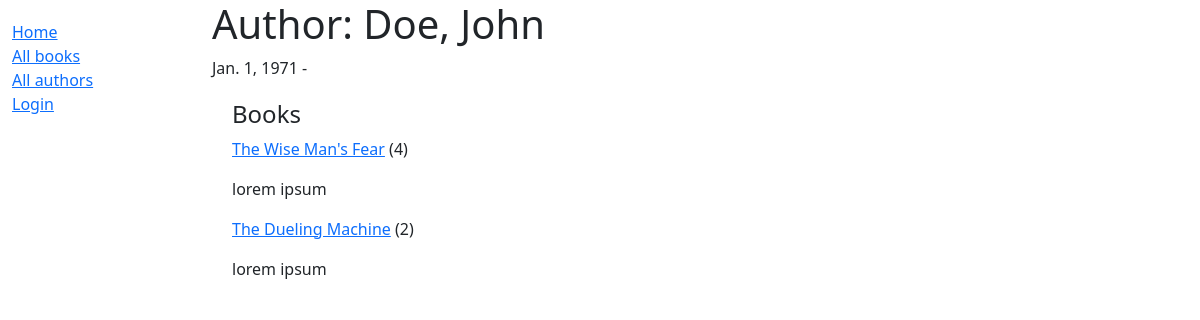
The app's page /catalog/author/1 with its own data.
### catalog/models.py (models this page shows, shortened)
class Author(models.Model):
    first_name = models.CharField(max_length=100)
    last_name = models.CharField(max_length=100)
    date_of_birth = models.DateField(null=True, blank=True)
    date_of_death = models.DateField('Died', null=True, blank=True)
    class Meta:
        ordering = ['last_name', 'first_name']
    def __str__(self):
        return f'{self.last_name}, {self.first_name}'

class Book(models.Model):
    title = models.CharField(max_length=200)
    author = models.ForeignKey('Author', on_delete=models.SET_NULL, null=True)
    summary = models.TextField(
        max_length=1000, help_text='Enter a brief description of the book')
    isbn = models.CharField('ISBN', max_length=13, unique=True,
                            help_text='13 Character <a href="https://www.isbn-international.org/content/what-isbn">ISBN number</a>')
    genre = models.ManyToManyField(
        Genre, help_text='Select a genre for this book')
    language = models.ForeignKey(
        Language, on_delete=models.SET_NULL, null=True)
    def get_absolute_url(self):
        return reverse("book-detail", args=[str(self.id)])
    def display_genre(self):
        """Create a string for the Genre. This is required to display genre in Admin."""
        return ', '.join(genre.name for genre in self.genre.all()[:3])
    display_genre.short_description = 'Genre'

### catalog/views.py (the view)
# urls.py: path('author/<int:pk>', views.AuthorDetailView.as_view(), name='author-detail')
class AuthorDetailView(generic.DetailView):
    model = Author

### catalog/templates/catalog/author_detail.html
{% extends 'base_generic.html' %} {% block content %}
<h1>Author: {{ author }}</h1>
<p>{{ author.date_of_birth }} -</p>
<div style="margin-left: 20px; margin-top: 20px">
  <h4>Books</h4>
  {% for book in author.book_set.all %}
  <p>
    <a href="{{ book.get_absolute_url }}">{{ book.title }}</a>
    ({{ book.bookinstance_set.count }})
  </p>
  <p>{{ book.summary }}</p>
  {% endfor %}
</div>
{% endblock %}

### records on screen
Author: date_of_birth "Jan. 1, 1971"
Book: title "The Wise Man's Fear", bookinstance_set.count "4", summary "lorem ipsum"
Book: title "The Dueling Machine", bookinstance_set.count "2", summary "lorem ipsum"
